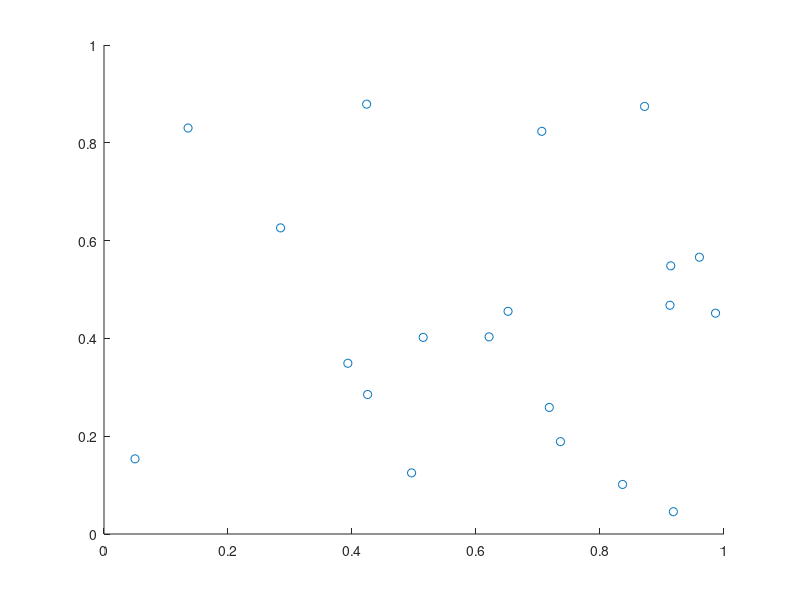

Here is the MATLAB script that generated this plot: (Note: this script raises an error after producing the figure.)
%+++++++++++++++++++++++++++++++++++++++++++++++++++++++++++++++++++++++++%
% Course: Nonlinear Optimization. %
% FALL.2021. Dr. Cheng. %
% Assignment: (9) %
% Date:(2021.11.10) %
% By: LuoTingdan %
% %
% ID NUMBER: (12132638） %
% Exercise 2:Random Sampling %
%+++++++++++++++++++++++++++++++++++++++++++++++++++++++++++++++++++++++++%

n=2;
N=[20,50,100]
fun = @EVA;
%random sample
for j=1:3
    points=[];
    for i=1:N(j)
        points(i,:)=rand(n,1);
    end
    scatter(points(:,1),points(:,2))
    rs(j)=fun(points);
    saveas(gcf, strcat('rs',num2str(j),'.jpg'))
end
%stratified samples
N=[25,49,100]
for j=1:3
    points=SRS(N(j),n);
    scatter(points(:,1),points(:,2))
    srs(j)=fun(points);
    saveas(gcf, strcat('srs',num2str(j),'.jpg'))
end
